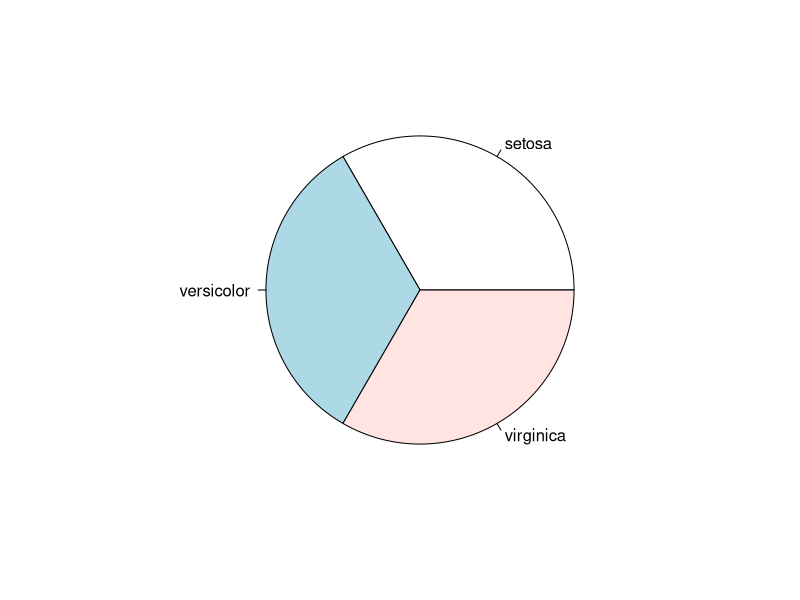
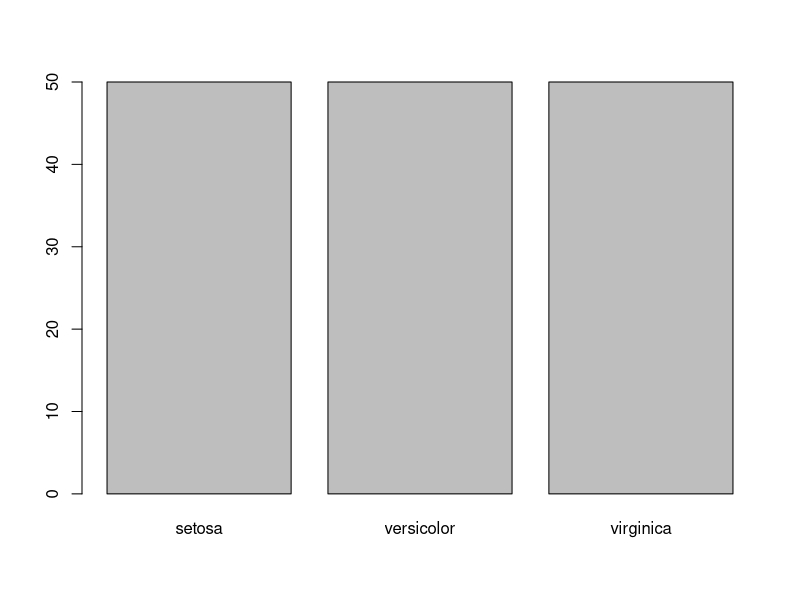
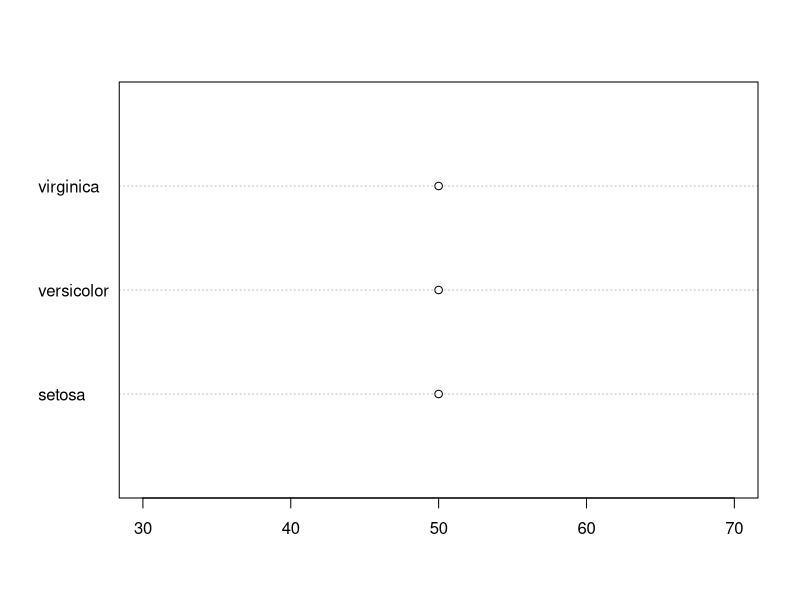
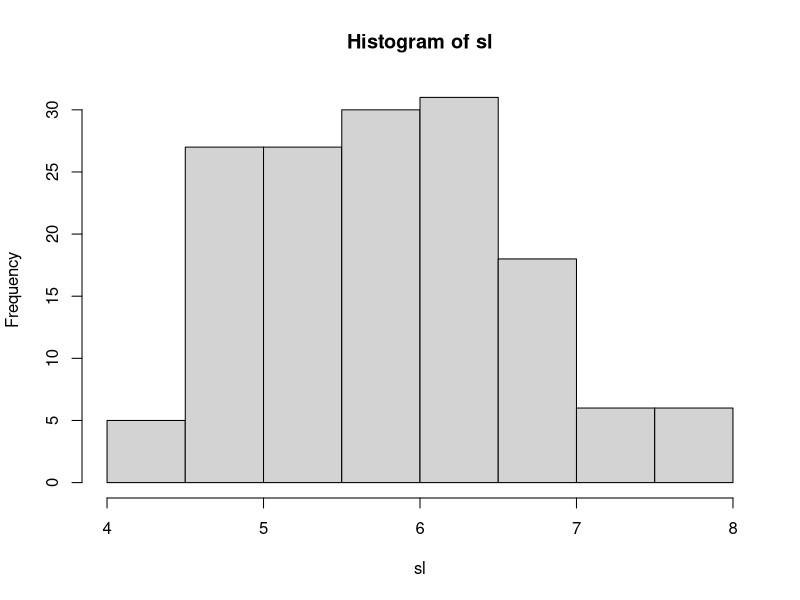
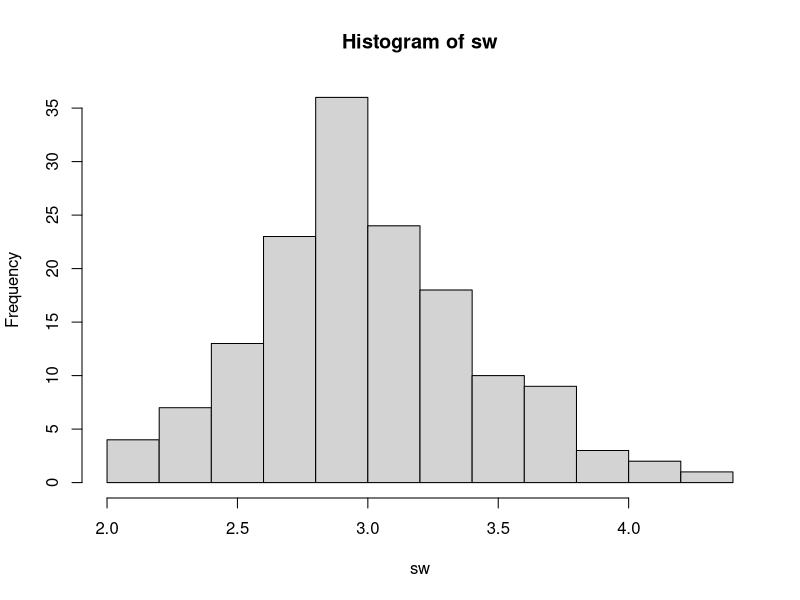
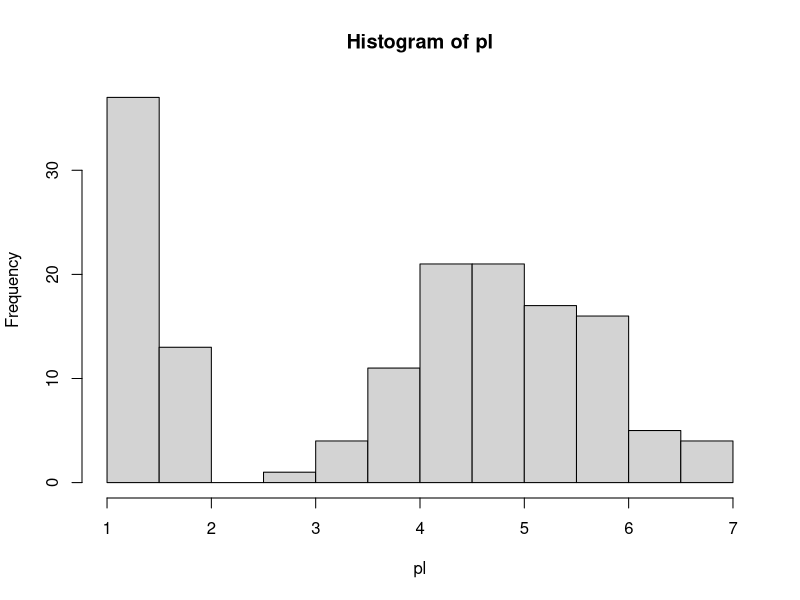
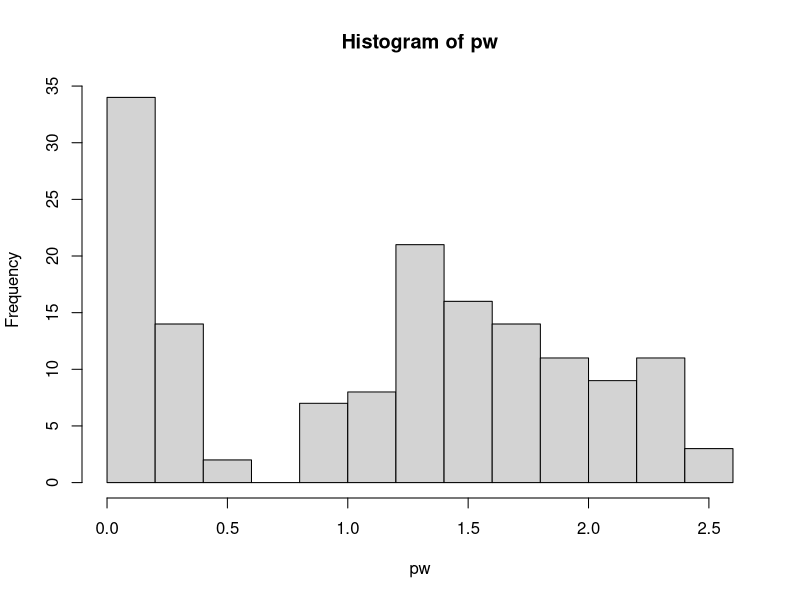
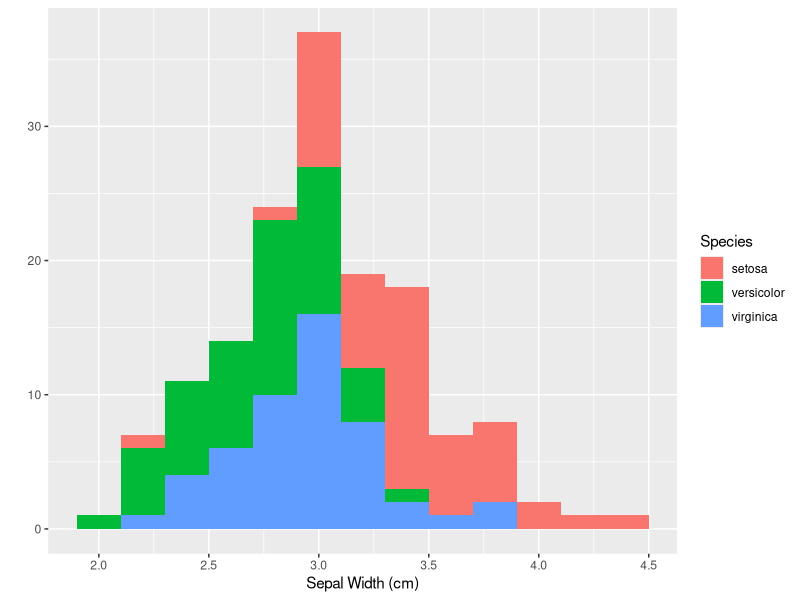

Write R code to recreate these figures, in order.
### Projet Iris statistic

data("iris")
### 1. Data exploration
## 1.1


setosa <- iris$Sepal.Length[iris$Species == "setosa"]
versicolor <- iris$Sepal.Length[iris$Species == "versicolor"]
virginica <- iris$Sepal.Length[iris$Species == "virginica"]
sl = iris[["Sepal.Length"]] #Numeric
sw = iris[["Sepal.Width"]]  #Numeric
pl = iris[["Petal.Length"]] #Numeric
pw = iris[["Petal.Width"]]  #Numeric
sp = iris[["Species"]]      #Qualitative

## 1.2
# Sepal Length
summary(sl)
# Min. 1st Qu.  Median    Mean 3rd Qu.    Max. 
#4.300   5.100   5.800   5.843   6.400   7.900 

# Sepal Width
summary(sw)
# Min. 1st Qu.  Median    Mean 3rd Qu.    Max. 
#2.000   2.800   3.000   3.057   3.300   4.400 

# Petal Length
summary(pl)
# Min. 1st Qu.  Median    Mean 3rd Qu.    Max. 
#1.000   1.600   4.350   3.758   5.100   6.900 

# Petal Width
summary(pw)
# Min. 1st Qu.  Median    Mean 3rd Qu.    Max. 
#0.100   0.300   1.300   1.199   1.800   2.500

## 1.3 and 1.4
# Frequency for each categorical variables
summary(sp) / length(sp)
#    setosa versicolor  virginica 
# 0.3333333  0.3333333  0.3333333


### 2. Graphic data reprensentation

## 2.5
# pie, barplot, dotchart
pie(summary(sp))
barplot(summary(sp))
dotchart(summary(sp))
# Data are equaly distributed

## 2.6
# Histogram for each numeric variable
hist(sl)
hist(sw)
hist(pl)
hist(pw)

## 2.7
# Histogram for each numeric variable per species
#install.packages("ggplot2")
library(ggplot2); library(GGally)

qplot(x = Sepal.Width,
      data = iris,
      binwidth = 0.2,
      fill = Species,
      xlab = "Sepal Width (cm)")

qplot(x = Sepal.Length,
      data = iris,
      binwidth = 0.2,
      fill = Species,
      xlab = "Sepal Length (cm)")

qplot(x = Petal.Width,
      data = iris,
      binwidth = 0.2,
      fill = Species,
      xlab = "Petal Width (cm)")

qplot(x = Petal.Length,
      data = iris,
      binwidth = 0.2,
      fill = Species,
      xlab = "Petal Length(cm)")

ggpairs(iris)

## 2.8
# Plot and Sunflowerplot 
plot(iris$Petal.Length, iris$Petal.Width)
sunflowerplot(iris$Petal.Length, iris$Petal.Width)
# With the plot we can see that some of observations have been plotted on top of each other.
# Sunflowerplot indicates this number via the petal of the sunflower 

## 2.9
# Scatter plot
pairs(iris[1:5], main = "Edgar Anderson's Iris Data", pch = 21, bg = c("red", "green3", "blue")[unclass(iris$Species)])
# Petal.Length and Petal.Width are the most useful features to identify various flower types.
# While Setosa can be easily identified (linearly separable, red points), virginica and Versicolor have 
# some overlap (almost linearly separable).

### 3. Regression Analysis
## 3.10
# Khi_Square
#https://svaditya.github.io/oldblog/chi_square_and_t_tests_on_iris_data.html
#https://tobiasrausch.com/courses/ml2019/dataExploration.html
chisqmatrix <- function(x) {
   names = colnames(x);  num = length(names)
   m = matrix(nrow=num,ncol=num,dimnames=list(names,names))
   for (i in 1:(num-1)) {
      for (j in (i+1):num) {
         m[i,j] = chisq.test(x[,i],x[,j],)$p.value
      }
   }
   return (m)
}
chisq_iris = chisqmatrix(iris)
chisq_iris



#https://warwick.ac.uk/fac/sci/moac/people/students/peter_cock/r/iris_lm/
# Linear Model
lm(Petal.Length ~ Petal.Width, data=iris)
ggplot(data=iris, aes(x=Sepal.Length, y=Petal.Width)) + geom_point() + geom_smooth(method="lm")


iris$Petal.Width.Bin = cut(iris$Petal.Width, breaks=4, labels=c("tiny", "small", "large", "xlarge"))
iris$Petal.Width.Bin = factor(iris$Petal.Width.Bin)
ggplot(data=iris, aes(x=Species, y=Petal.Width.Bin)) + geom_jitter(aes(color=Petal.Width.Bin), width=0.2, height=0.2)

chisq.test(x=iris$Species, y=iris$Petal.Width.Bin)










